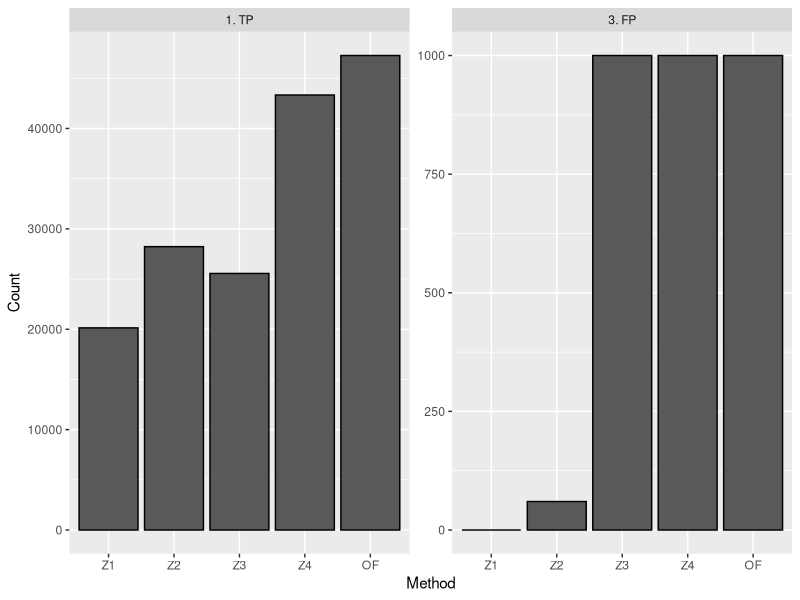

Source code (R):
library(ggplot2)

dat <- read.table("Comparison_Counts.txt", header=T, sep='\t') 

pdf("Simulation_Based_Comparisons.pdf", height=3, width=5.5)
ggplot(dat, aes(x=reorder(Method, Order), y=Count)) + geom_bar(stat='identity', color='black', fill='#595959') + facet_wrap(~Statistic, scales='free', nrow=1) + xlab("Method")
dev.off()
